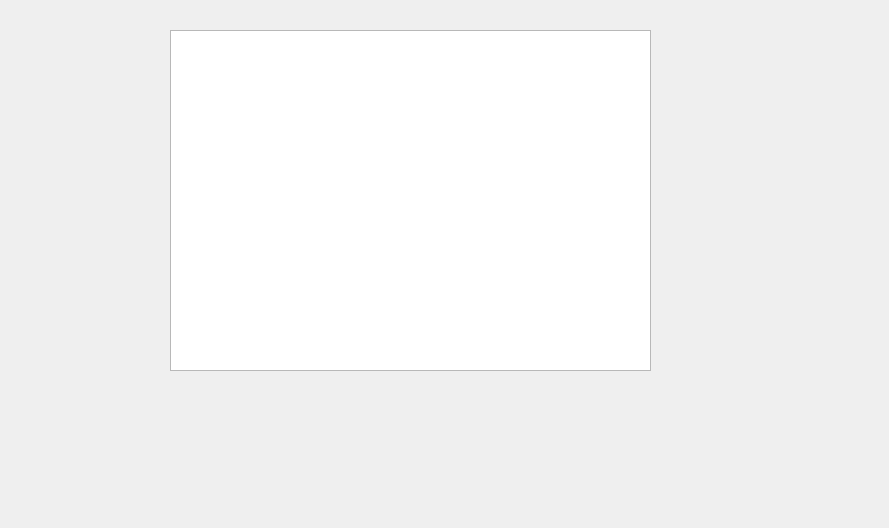
<?xml version="1.0" encoding="UTF-8"?>
<ui version="4.0">
 <class>Main</class>
 <widget class="QWidget" name="Main">
  <property name="geometry">
   <rect>
    <x>0</x>
    <y>0</y>
    <width>889</width>
    <height>528</height>
   </rect>
  </property>
  <property name="sizePolicy">
   <sizepolicy hsizetype="Expanding" vsizetype="Expanding">
    <horstretch>0</horstretch>
    <verstretch>0</verstretch>
   </sizepolicy>
  </property>
  <property name="windowTitle">
   <string notr="true">ASIEA Channels</string>
  </property>
  <property name="autoFillBackground">
   <bool>false</bool>
  </property>
  <widget class="QListView" name="ChannelList">
   <property name="geometry">
    <rect>
     <x>170</x>
     <y>30</y>
     <width>481</width>
     <height>341</height>
    </rect>
   </property>
   <property name="sizePolicy">
    <sizepolicy hsizetype="Expanding" vsizetype="Expanding">
     <horstretch>0</horstretch>
     <verstretch>0</verstretch>
    </sizepolicy>
   </property>
   <property name="sizeAdjustPolicy">
    <enum>QAbstractScrollArea::AdjustIgnored</enum>
   </property>
   <property name="selectionMode">
    <enum>QAbstractItemView::NoSelection</enum>
   </property>
   <property name="resizeMode">
    <enum>QListView::Adjust</enum>
   </property>
   <property name="viewMode">
    <enum>QListView::ListMode</enum>
   </property>
  </widget>
 </widget>
 <resources/>
 <connections/>
</ui>
